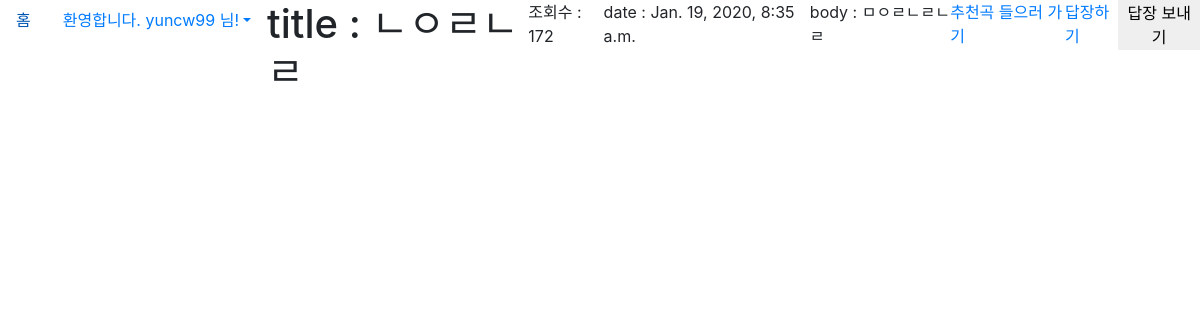
/myapp/getrandom/ (signed in), run on the app's committed database.
### myapp/models.py (models this page shows, shortened)
class Letter(models.Model):
    writer = models.ForeignKey(User, null=True, on_delete=models.CASCADE, related_name='letters')
    title = models.CharField(max_length=50)
    pub_date = models.DateTimeField(auto_now_add=True)
    body = models.TextField(max_length=200)
    letter_hit = models.PositiveIntegerField(default=0)
    bgm = models.URLField(max_length=200)
    @property
    def update_counter(self):
        self.letter_hit = self.letter_hit + 1
        self.save()

### myapp/views.py (the view)
# urls.py: path('getrandom/', views.getrandom, name='getrandom'),
def getrandom(request):
    d = datetime.date.today()
    try: #지금 로그인한 유저가 다른사람의 글을 조회한적이 있다면
        myhit = Myhit.objects.get(hitter=request.user)
    except: #지금 로그인한 유저가 다른사람의 글을 조회한적이 없으면
        myhit = Myhit(hitter=request.user, hit=0, date="0000-00-00 00:00:00")
    date = str(myhit.date)
    today = d.isoformat() + " 00:00:00"
    if date==today:
        if myhit.hit == 3:
            return redirect('home')
        else:
            myhit.hit = myhit.hit + 1
    else:
        myhit.date = today
        myhit.hit = 1
    myhit.save()
    letter = Letter.objects.order_by("?").first()
    letter.update_counter
    mine = False
    while letter.writer == request.user:
        letter = Letter.objects.order_by("?").first()
    return render(request, 'myapp/detail.html', {'letter': letter, 'mine':mine, 'date':date, 'today':today})

### myapp/templates/myapp/detail.html (shortened to what this page needs)
{% extends 'base.html' %}
{% block content %}
{% load staticfiles %}
<h1>title : {{letter.title}}</h1>
<p>조회수 : {{letter.letter_hit}}</p>
<p>date : {{letter.pub_date}}</p>
<p>body : {{letter.body}}</p>
<a href = "{{letter.bgm}}">추천곡 들으러 가기</a>
{% if mine is False %}
    <a href="{% url 'commentcreate' letter.id %}">답장하기</a>
    <form method='POST'>
        <button type='submit'>답장 보내기</button>
    </form>
{% endif %}
{% endblock %}

### mysite/templates/base.html (shortened to what this page needs)
{% load bootstrap4 %}
{% bootstrap_css %}
<a class="nav-item nav-link" href="{% url 'home' %}">홈</a>
{% if user.is_authenticated %}
         <a class="nav-link dropdown-toggle" id="navbarDropdown" role="button" data-toggle="dropdown"
             aria-haspopup="true" aria-expanded="false">환영합니다. {{ user.username }} 님!</a>
{% endif %}
<html lang="ko">
<head>
</head>
</html>
{% block content %}
{% endblock %}

### mysite/templates/base.html (style rules this page uses)
input, button { outline: none; border: none; }

### data on the page
Letter: title "ㄴㅇㄹㄴㄹ", letter_hit "172", pub_date "Jan. 19, 2020, 8:35 a.m.", body "ㅁㅇㄹㄴㄹㄴㄹ"

### other printed values
{{ user.username }} "yuncw99"
